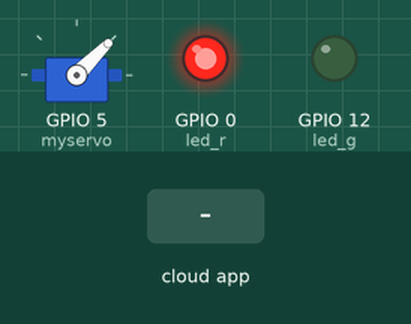
This sketch was run on a simulated ESP8266 (NodeMCU). On the bench: servo, output pins drawn as LEDs (lit = HIGH). Inputs (shaded band) come from the test bench. WiFi joins after 1.5 s; servers stay silent unless stated; the Firebase database answers and starts empty; what the sketch prints to the serial monitor is not drawn.

Above: at 2.7 s.
2.8 s: the phone or cloud app sets LOCK_STATUS to 1
At 4.0 s:
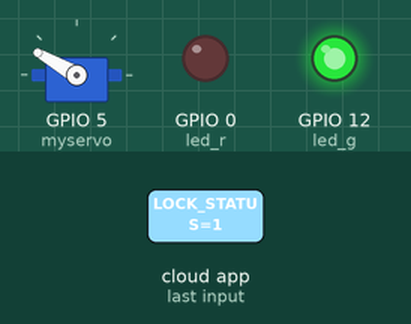
4.3 s: the phone or cloud app sets LOCK_STATUS to 0
At 6.0 s:
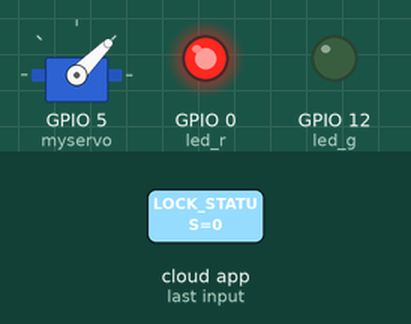
Timing chart, 0 to 7.5 s (numbered marks = the images above; inputs shaded):
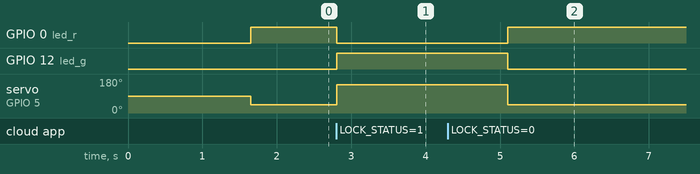

Measured:
- after the input at 2.8 s, GPIO 0 (led_r): HIGH → LOW at once; GPIO 12 (led_g): LOW → HIGH at once; servo on GPIO 5 (myservo): 45° → 150° at once
- after the input at 4.3 s, GPIO 0 (led_r): LOW → HIGH after 0.80 s; GPIO 12 (led_g): HIGH → LOW after 0.80 s; servo on GPIO 5 (myservo): 150° → 45° after 0.80 s

The sketch:

LOCK.ino
```cpp
#include<ESP8266WiFi.h>
#include<FirebaseArduino.h>

#define WIFI_SSID "JioFi2_F3342A"
#define WIFI_PASSWORD "h93bm255kd"
#define FIREBASE_HOST "sl-locks-default-rtdb.firebaseio.com"
#define FIREBASE_AUTH "eXb5lzfQGy2v6jxDqqWayIh3glluMqIrcPByr2eZ"

#include <Servo.h>
Servo myservo;

#define led_r 0
#define led_g 12

void setup() {
  // put your setup code here, to run once:
  Serial.begin(115200);
  // connect to wifi.
  WiFi.begin(WIFI_SSID, WIFI_PASSWORD);
  Serial.print("connecting");
  while (WiFi.status() != WL_CONNECTED) {
    Serial.print(".");
    delay(500);
  }
  Serial.println();
  Serial.print("connected: ");
  Serial.println(WiFi.localIP());
  Firebase.begin(FIREBASE_HOST, FIREBASE_AUTH);
  WiFi.setSleepMode(WIFI_NONE_SLEEP);

  myservo.attach(5);
  pinMode(led_r ,OUTPUT);
  pinMode(led_g ,OUTPUT);
  digitalWrite(led_r, LOW);
  digitalWrite(led_g, LOW);
}

int n = 0;
void loop() {
  // set value
  n=Firebase.getInt("LOCK_STATUS");
  Serial.println(n);
  // handle error
  if (n==0) {
   digitalWrite(led_r,HIGH);
   digitalWrite(led_g,LOW);
   myservo.write(45);
   delay(1000);
   Serial.println("LOCKED");
   Serial.println(Firebase.error());
  }
  else if (n==1){
   digitalWrite(led_r,LOW);
   digitalWrite(led_g,HIGH);
   myservo.write(150);
   delay(1000);
   Serial.println("UNLOCKED");
   Serial.println(Firebase.error());
 }
  else{
   Serial.println("error");
   digitalWrite(led_r,LOW);
   digitalWrite(led_g,LOW);
}
}
```
